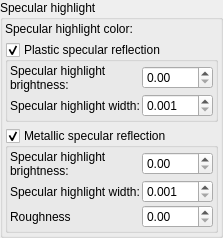
        <widget class="QGroupBox" name="groupBox_7">
         <property name="title">
          <string>Specular highlight</string>
         </property>
         <layout class="QVBoxLayout" name="verticalLayout_9">
          <property name="leftMargin">
           <number>2</number>
          </property>
          <property name="topMargin">
           <number>2</number>
          </property>
          <property name="rightMargin">
           <number>2</number>
          </property>
          <property name="bottomMargin">
           <number>2</number>
          </property>
          <item>
           <layout class="QGridLayout" name="gridLayout_25">
            <item row="0" column="0">
             <widget class="QLabel" name="label_72">
              <property name="text">
               <string>Specular highlight color:</string>
              </property>
             </widget>
            </item>
            <item row="0" column="1">
             <widget class="MyColorButton" name="colorButton_specular_color" native="true">
              <property name="sizePolicy">
               <sizepolicy hsizetype="Expanding" vsizetype="Preferred">
                <horstretch>0</horstretch>
                <verstretch>0</verstretch>
               </sizepolicy>
              </property>
              <property name="toolTip">
               <string>&lt;html&gt;&lt;head/&gt;&lt;body&gt;&lt;p&gt;Color of specular highlights&lt;/p&gt;&lt;p&gt;example:&lt;/p&gt;&lt;p&gt;&lt;img src=&quot;:/tooltips/tooltips_images/material - specular highlight color.jpg&quot;/&gt;&lt;/p&gt;&lt;/body&gt;&lt;/html&gt;</string>
              </property>
              <property name="text" stdset="0">
               <string>PushButton</string>
              </property>
             </widget>
            </item>
           </layout>
          </item>
          <item>
           <widget class="MyGroupBox" name="groupCheck_specular_plastic_enable">
            <property name="toolTip">
             <string>&lt;html&gt;&lt;head/&gt;&lt;body&gt;&lt;p&gt;Plastic specular reflection has color defined by &lt;span style=&quot; font-style:italic;&quot;&gt;Specular highlight color&lt;/span&gt; and depends on light source color. Surface color doesn't affect specular reflection color.&lt;/p&gt;&lt;/body&gt;&lt;/html&gt;</string>
            </property>
            <property name="title">
             <string>Plastic specular reflection</string>
            </property>
            <property name="checkable">
             <bool>true</bool>
            </property>
            <layout class="QVBoxLayout" name="verticalLayout_146">
             <property name="spacing">
              <number>2</number>
             </property>
             <property name="leftMargin">
              <number>2</number>
             </property>
             <property name="topMargin">
              <number>2</number>
             </property>
             <property name="rightMargin">
              <number>2</number>
             </property>
             <property name="bottomMargin">
              <number>2</number>
             </property>
             <item>
              <layout class="QGridLayout" name="gridLayout_9">
               <property name="verticalSpacing">
                <number>2</number>
               </property>
               <item row="1" column="1">
                <widget class="MyDoubleSpinBox" name="spinbox_specular_width">
                 <property name="sizePolicy">
                  <sizepolicy hsizetype="Minimum" vsizetype="Maximum">
                   <horstretch>0</horstretch>
                   <verstretch>0</verstretch>
                  </sizepolicy>
                 </property>
                 <property name="toolTip">
                  <string>&lt;html&gt;&lt;head/&gt;&lt;body&gt;&lt;p&gt;Size of specular highlights&lt;br/&gt;&lt;/p&gt;&lt;table border=&quot;0&quot; style=&quot; margin-top:0px; margin-bottom:0px; margin-left:0px; margin-right:0px;&quot; cellspacing=&quot;2&quot; cellpadding=&quot;0&quot;&gt;&lt;tr&gt;&lt;td&gt;&lt;p&gt;width 0.1&lt;/p&gt;&lt;/td&gt;&lt;td&gt;&lt;p&gt;width 1.0&lt;/p&gt;&lt;/td&gt;&lt;td&gt;&lt;p&gt;width 5.0&lt;/p&gt;&lt;/td&gt;&lt;/tr&gt;&lt;tr&gt;&lt;td&gt;&lt;p&gt;&lt;img src=&quot;:/tooltips/tooltips_images/material - specular highlight width 0.1.jpg&quot;/&gt;&lt;/p&gt;&lt;/td&gt;&lt;td&gt;&lt;p&gt;&lt;img src=&quot;:/tooltips/tooltips_images/material - specular highlight width 1.jpg&quot;/&gt;&lt;/p&gt;&lt;/td&gt;&lt;td&gt;&lt;p&gt;&lt;img src=&quot;:/tooltips/tooltips_images/material - specular highlight width 5.jpg&quot;/&gt;&lt;/p&gt;&lt;/td&gt;&lt;/tr&gt;&lt;/table&gt;&lt;/body&gt;&lt;/html&gt;</string>
                 </property>
                 <property name="prefix">
                  <string/>
                 </property>
                 <property name="suffix">
                  <string/>
                 </property>
                 <property name="decimals">
                  <number>3</number>
                 </property>
                 <property name="minimum">
                  <double>0.001000000000000</double>
                 </property>
                 <property name="maximum">
                  <double>30.000000000000000</double>
                 </property>
                 <property name="singleStep">
                  <double>0.010000000000000</double>
                 </property>
                </widget>
               </item>
               <item row="0" column="1">
                <widget class="MyDoubleSpinBox" name="spinbox_specular">
                 <property name="sizePolicy">
                  <sizepolicy hsizetype="Minimum" vsizetype="Maximum">
                   <horstretch>0</horstretch>
                   <verstretch>0</verstretch>
                  </sizepolicy>
                 </property>
                 <property name="toolTip">
                  <string>&lt;html&gt;&lt;head/&gt;&lt;body&gt;&lt;p&gt;Intensity of specular highlights&lt;/p&gt;&lt;table border=&quot;0&quot; style=&quot; margin-top:0px; margin-bottom:0px; margin-left:0px; margin-right:0px;&quot; cellspacing=&quot;2&quot; cellpadding=&quot;0&quot;&gt;&lt;tr&gt;&lt;td&gt;&lt;p&gt;brightness 0&lt;/p&gt;&lt;/td&gt;&lt;td&gt;&lt;p&gt;brightness 5 &lt;/p&gt;&lt;/td&gt;&lt;/tr&gt;&lt;tr&gt;&lt;td&gt;&lt;p&gt;&lt;img src=&quot;:/tooltips/tooltips_images/image - shader - specularity 0.jpg&quot;/&gt;&lt;/p&gt;&lt;/td&gt;&lt;td&gt;&lt;p&gt;&lt;img src=&quot;:/tooltips/tooltips_images/image - shader - specularity 5.jpg&quot;/&gt;&lt;/p&gt;&lt;/td&gt;&lt;/tr&gt;&lt;/table&gt;&lt;/body&gt;&lt;/html&gt;</string>
                 </property>
                 <property name="prefix">
                  <string/>
                 </property>
                 <property name="suffix">
                  <string/>
                 </property>
                 <property name="decimals">
                  <number>2</number>
                 </property>
                 <property name="maximum">
                  <double>1000.000000000000000</double>
                 </property>
                 <property name="singleStep">
                  <double>0.100000000000000</double>
                 </property>
                </widget>
               </item>
               <item row="0" column="0">
                <widget class="QLabel" name="label_69">
                 <property name="text">
                  <string>Specular highlight brightness:</string>
                 </property>
                 <property name="wordWrap">
                  <bool>true</bool>
                 </property>
                </widget>
               </item>
               <item row="1" column="0">
                <widget class="QLabel" name="label_71">
                 <property name="text">
                  <string>Specular highlight width:</string>
                 </property>
                 <property name="wordWrap">
                  <bool>true</bool>
                 </property>
                </widget>
               </item>
              </layout>
             </item>
            </layout>
           </widget>
          </item>
          <item>
           <widget class="MyGroupBox" name="groupCheck_metallic">
            <property name="toolTip">
             <string>&lt;html&gt;&lt;head/&gt;&lt;body&gt;&lt;p&gt;Metallic specular reflection has color defined by &lt;span style=&quot; font-style:italic;&quot;&gt;Specular highlight color&lt;/span&gt; and depends on light source color and surface color.&lt;/p&gt;&lt;/body&gt;&lt;/html&gt;</string>
            </property>
            <property name="title">
             <string>Metallic specular reflection</string>
            </property>
            <property name="checkable">
             <bool>true</bool>
            </property>
            <layout class="QVBoxLayout" name="verticalLayout_147">
             <property name="spacing">
              <number>2</number>
             </property>
             <property name="leftMargin">
              <number>2</number>
             </property>
             <property name="topMargin">
              <number>2</number>
             </property>
             <property name="rightMargin">
              <number>2</number>
             </property>
             <property name="bottomMargin">
              <number>2</number>
             </property>
             <item>
              <layout class="QGridLayout" name="gridLayout_26">
               <property name="verticalSpacing">
                <number>2</number>
               </property>
               <item row="0" column="0">
                <widget class="QLabel" name="label_85">
                 <property name="text">
                  <string>Specular highlight brightness:</string>
                 </property>
                 <property name="wordWrap">
                  <bool>true</bool>
                 </property>
                </widget>
               </item>
               <item row="1" column="0">
                <widget class="QLabel" name="label_86">
                 <property name="text">
                  <string>Specular highlight width:</string>
                 </property>
                 <property name="wordWrap">
                  <bool>true</bool>
                 </property>
                </widget>
               </item>
               <item row="0" column="1">
                <widget class="MyDoubleSpinBox" name="spinbox_specular_metallic">
                 <property name="sizePolicy">
                  <sizepolicy hsizetype="Minimum" vsizetype="Maximum">
                   <horstretch>0</horstretch>
                   <verstretch>0</verstretch>
                  </sizepolicy>
                 </property>
                 <property name="toolTip">
                  <string>&lt;html&gt;&lt;head/&gt;&lt;body&gt;&lt;p&gt;Intensity of metallic specular highlights&lt;/p&gt;&lt;table border=&quot;0&quot; style=&quot; margin-top:0px; margin-bottom:0px; margin-left:0px; margin-right:0px;&quot; cellspacing=&quot;2&quot; cellpadding=&quot;0&quot;&gt;&lt;tr&gt;&lt;td&gt;&lt;p&gt;brightness 0&lt;/p&gt;&lt;/td&gt;&lt;td&gt;&lt;p&gt;brightness 5&lt;/p&gt;&lt;/td&gt;&lt;/tr&gt;&lt;tr&gt;&lt;td&gt;&lt;p&gt;&lt;img src=&quot;:/tooltips/tooltips_images/image - shader - specularity 0.jpg&quot;/&gt;&lt;/p&gt;&lt;/td&gt;&lt;td&gt;&lt;p&gt;&lt;img src=&quot;:/tooltips/tooltips_images/image - shader - specular metallic 5.jpg&quot;/&gt;&lt;/p&gt;&lt;/td&gt;&lt;/tr&gt;&lt;/table&gt;&lt;/body&gt;&lt;/html&gt;</string>
                 </property>
                 <property name="prefix">
                  <string/>
                 </property>
                 <property name="suffix">
                  <string/>
                 </property>
                 <property name="decimals">
                  <number>2</number>
                 </property>
                 <property name="maximum">
                  <double>1000.000000000000000</double>
                 </property>
                 <property name="singleStep">
                  <double>0.100000000000000</double>
                 </property>
                </widget>
               </item>
               <item row="1" column="1">
                <widget class="MyDoubleSpinBox" name="spinbox_specular_metallic_width">
                 <property name="sizePolicy">
                  <sizepolicy hsizetype="Minimum" vsizetype="Maximum">
                   <horstretch>0</horstretch>
                   <verstretch>0</verstretch>
                  </sizepolicy>
                 </property>
                 <property name="toolTip">
                  <string>&lt;html&gt;&lt;head/&gt;&lt;body&gt;&lt;p&gt;Width of metallic specular highlights &lt;/p&gt;&lt;table border=&quot;0&quot; style=&quot; margin-top:0px; margin-bottom:0px; margin-left:0px; margin-right:0px;&quot; cellspacing=&quot;2&quot; cellpadding=&quot;0&quot;&gt;&lt;tr&gt;&lt;td&gt;&lt;p&gt;width 0.2&lt;/p&gt;&lt;/td&gt;&lt;td&gt;&lt;p&gt;width 2&lt;/p&gt;&lt;/td&gt;&lt;/tr&gt;&lt;tr&gt;&lt;td&gt;&lt;p&gt;&lt;img src=&quot;:/tooltips/tooltips_images/image - shader - specular metallic width 02.jpg&quot;/&gt;&lt;/p&gt;&lt;/td&gt;&lt;td&gt;&lt;p&gt;&lt;img src=&quot;:/tooltips/tooltips_images/image - shader - specular metallic width 2.jpg&quot;/&gt;&lt;/p&gt;&lt;/td&gt;&lt;/tr&gt;&lt;/table&gt;&lt;/body&gt;&lt;/html&gt;</string>
                 </property>
                 <property name="prefix">
                  <string/>
                 </property>
                 <property name="suffix">
                  <string/>
                 </property>
                 <property name="decimals">
                  <number>3</number>
                 </property>
                 <property name="minimum">
                  <double>0.001000000000000</double>
                 </property>
                 <property name="maximum">
                  <double>30.000000000000000</double>
                 </property>
                 <property name="singleStep">
                  <double>0.010000000000000</double>
                 </property>
                </widget>
               </item>
               <item row="2" column="0">
                <widget class="QLabel" name="label_87">
                 <property name="text">
                  <string>Roughness</string>
                 </property>
                 <property name="wordWrap">
                  <bool>true</bool>
                 </property>
                </widget>
               </item>
               <item row="2" column="1">
                <widget class="MyDoubleSpinBox" name="spinbox_specular_metallic_roughness">
                 <property name="sizePolicy">
                  <sizepolicy hsizetype="Minimum" vsizetype="Maximum">
                   <horstretch>0</horstretch>
                   <verstretch>0</verstretch>
                  </sizepolicy>
                 </property>
                 <property name="toolTip">
                  <string>&lt;html&gt;&lt;head/&gt;&lt;body&gt;&lt;p&gt;Roughness of metallic specular highlights &lt;/p&gt;&lt;table border=&quot;0&quot; style=&quot; margin-top:0px; margin-bottom:0px; margin-left:0px; margin-right:0px;&quot; cellspacing=&quot;2&quot; cellpadding=&quot;0&quot;&gt;&lt;tr&gt;&lt;td&gt;&lt;p&gt;roughness 0&lt;/p&gt;&lt;/td&gt;&lt;td&gt;&lt;p&gt;roughness 5&lt;/p&gt;&lt;/td&gt;&lt;/tr&gt;&lt;tr&gt;&lt;td&gt;&lt;p&gt;&lt;img src=&quot;:/tooltips/tooltips_images/image - shader - specular metallic 5.jpg&quot;/&gt;&lt;/p&gt;&lt;/td&gt;&lt;td&gt;&lt;p&gt;&lt;img src=&quot;:/tooltips/tooltips_images/image - shader - specular metallic roughness 10.jpg&quot;/&gt;&lt;/p&gt;&lt;/td&gt;&lt;/tr&gt;&lt;/table&gt;&lt;p&gt;&lt;br/&gt;&lt;/p&gt;&lt;/body&gt;&lt;/html&gt;</string>
                 </property>
                 <property name="prefix">
                  <string/>
                 </property>
                 <property name="suffix">
                  <string/>
                 </property>
                 <property name="decimals">
                  <number>2</number>
                 </property>
                 <property name="minimum">
                  <double>0.000000000000000</double>
                 </property>
                 <property name="maximum">
                  <double>100.000000000000000</double>
                 </property>
                 <property name="singleStep">
                  <double>0.010000000000000</double>
                 </property>
                </widget>
               </item>
              </layout>
             </item>
            </layout>
           </widget>
          </item>
         </layout>
        </widget>
